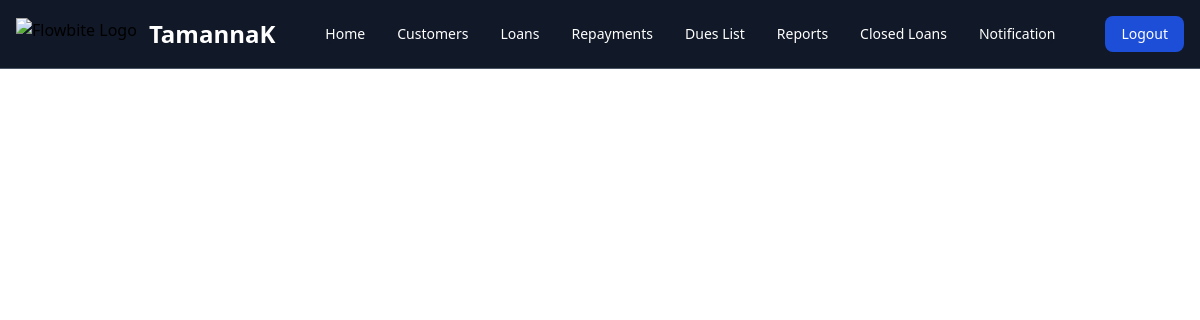
Before: /admin/cportal.php with the older database file.
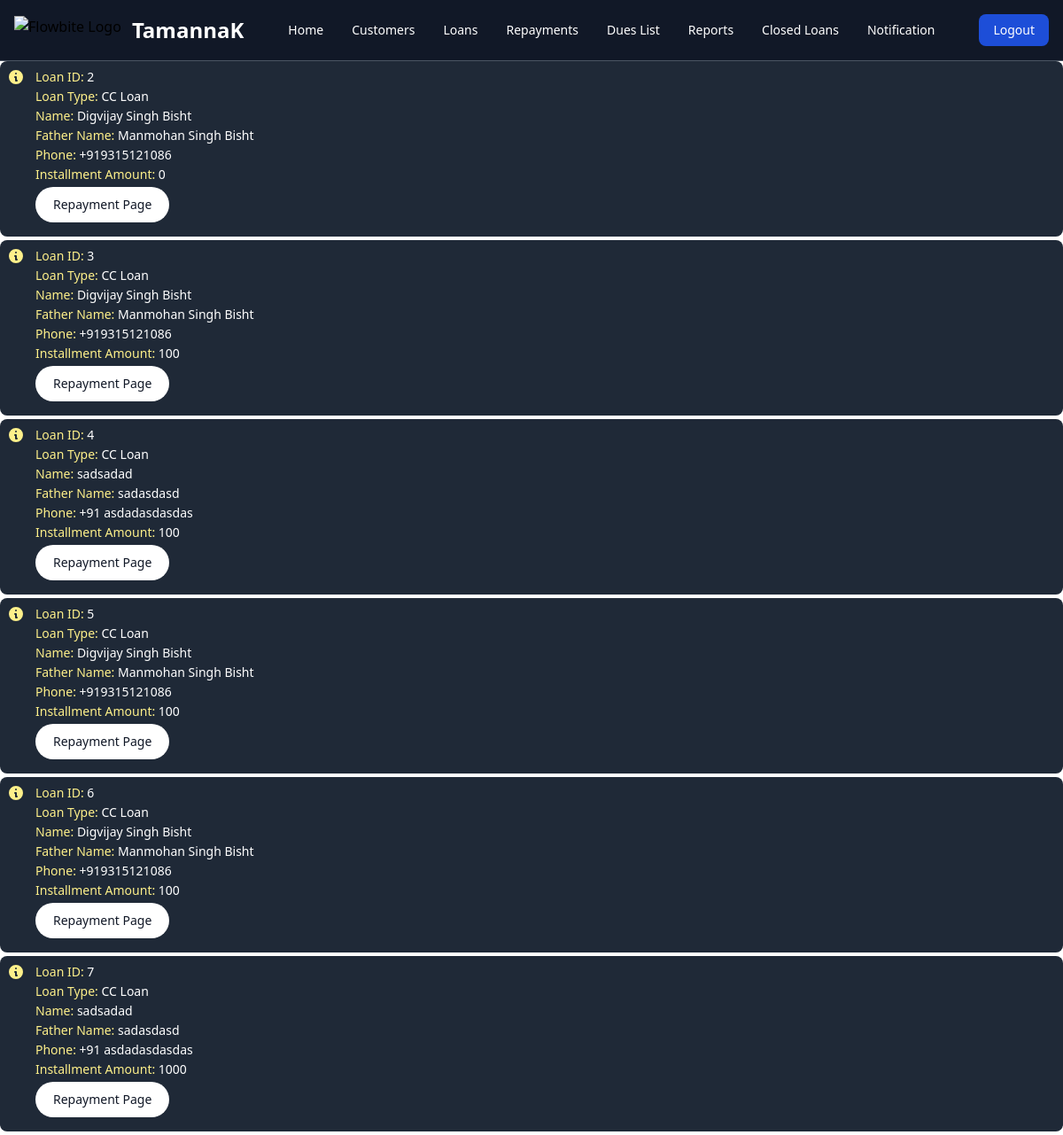
After: the same page with the newer database file.
### tables this page shows
CREATE TABLE `loans` (
  `id` int(10) NOT NULL,
  `customer_id` int(10) NOT NULL,
  `customer_name` varchar(256) NOT NULL,
  `principle` int(10) NOT NULL,
  `comment` varchar(256) NOT NULL,
  `dor` date NOT NULL,
  `loan_type` int(20) NOT NULL COMMENT '1=cc,2=daily,3=weekly,4=monthly',
  `installment` int(10) NOT NULL COMMENT 'calculated from roi',
  `roi` int(10) NOT NULL COMMENT 'not using, just for calculation',
  `timestamp` varchar(256) NOT NULL DEFAULT current_timestamp()
);

CREATE TABLE `customers` (
  `id` int(10) NOT NULL,
  `dor` varchar(20) DEFAULT NULL,
  `sname` varchar(255) DEFAULT NULL,
  `name` varchar(100) DEFAULT NULL,
  `fname` varchar(100) DEFAULT NULL,
  `address` varchar(255) DEFAULT NULL,
  `city` varchar(255) DEFAULT NULL,
  `phone` varchar(100) DEFAULT NULL,
  `photo` varchar(255) DEFAULT NULL,
  `gname` varchar(100) DEFAULT NULL,
  `gfname` varchar(100) DEFAULT NULL,
  `gaddress` varchar(255) DEFAULT NULL,
  `gcity` varchar(255) DEFAULT NULL,
  `gphone` varchar(100) DEFAULT NULL,
  `gphoto` varchar(255) DEFAULT NULL,
  `documents` varchar(255) DEFAULT NULL,
  `username` varchar(50) DEFAULT NULL,
  `password` varchar(50) DEFAULT NULL
);

### admin/cportal.php (the view, shortened to what this page needs)
<!DOCTYPE html>
<html lang="en">
<head>
    <script src="https://cdn.tailwindcss.com"></script>
</head>
<body>
<?php
    include "../include/navbar.php";
    include "../include/connect.php";
    $sql = "SELECT l.*,c.name,c.fname,c.phone,c.sname,c.city FROM loans as l
    JOIN customers as c on c.id=l.customer_id;";
    $result = mysqli_query($conn,$sql);
    if($result){
        if (mysqli_num_rows($result) > 0) {
            while ($row = mysqli_fetch_assoc($result)) {
              $loanid = $row['id'];
              $loantype = $row['loan_type'];
              $paidDates = [];
              if($loantype ==1){
                    $today = date('Y-m-d');
                    if(!in_array($today, $paidDates)){
                        echo '<div class="flex p-2 mb-1 text-sm rounded-lg bg-gray-800 text-yellow-200" role="alert">
                        <svg aria-hidden="true" class="flex-shrink-0 inline w-5 h-5 mr-3" fill="currentColor" viewBox="0 0 20 20" xmlns="http://www.w3.org/2000/svg"><path fill-rule="evenodd" d="M18 10a8 8 0 11-16 0 8 8 0 0116 0zm-7-4a1 1 0 11-2 0 1 1 0 012 0zM9 9a1 1 0 000 2v3a1 1 0 001 1h1a1 1 0 100-2v-3a1 1 0 00-1-1H9z" clip-rule="evenodd"></path></svg>
                         <span class="sr-only">Installment Pending !</span>
                        <div>
                        <div class=""><span class="font-medium">Loan ID:</span> <span class="font-medium text-white">'.$loanid.'</span> <br/></div>
                        <div class="pt-0.5"><span class="font-medium">Loan Type:</span> <span class="font-medium text-white">CC Loan</span> <br/></div>
                        <div class="pt-0.5"><span class="font-medium">Name:</span> <span class="font-medium text-white">'.$row['name'].'</span> <br/></div>
                        <div class="pt-0.5"><span class="font-medium">Father Name:</span> <span class="font-medium text-white">'.$row['fname'].'</span> <br/></div>
                        <div class="pt-0.5"><span class="font-medium">Phone:</span> <span class="font-medium text-white">'.$row['phone'].'</span> <br/></div>
                        <div class="pt-0.5 pb-1"><span class="font-medium">Installment Amount:</span> <span class="font-medium text-white">'.$row['installment'].'</span> <br/> </div>
                        <button type="button" class="text-gray-900 bg-white hover:bg-gray-900 focus:outline-none focus:ring-4 focus:ring-gray-300 font-medium rounded-full text-sm px-5 py-2.5 mr-2 mb-2 bg-gray-800 hover:bg-white hover:text-blue-900 focus:ring-gray-700 border-gray-700"><a href="repayment.php"> Repayment Page</a></button>
                         </div>
                         </div>';
                    }
              }
            }
        }
    }
?>
</body>
</html>

### include/navbar.php (shortened to what this page needs)
<!DOCTYPE html>
<html lang="en">
<head>
    <script src="https://cdn.tailwindcss.com"></script>
</head>
<body>
<nav class="bg-gray-900 w-full z-20 border-b border-gray-200 border-gray-600">
    <div class="max-w-screen-xl flex flex-wrap items-center justify-between mx-auto p-4">
    <a href="#" class="flex items-center">
        <img src="https://flowbite.com/docs/images/logo.svg" class="h-8 mr-3" alt="Flowbite Logo">
        <span class="self-center text-2xl font-semibold whitespace-nowrap text-white">TamannaK</span>
    </a>
    <div class="flex md:order-2">
        <button type="button" class="text-white bg-blue-700 hover:bg-blue-800 focus:ring-4 focus:outline-none focus:ring-blue-300 font-medium rounded-lg text-sm px-4 py-2 text-center mr-3 md:mr-0">Logout</button>
    </div>
    <div class="items-center justify-between hidden w-full md:flex md:w-auto md:order-1" id="navbar-sticky">
      <ul class="flex flex-col p-4 md:p-0 mt-4 font-medium text-sm border border-gray-100 rounded-lg bg-gray-50 md:flex-row md:space-x-8 md:mt-0 md:border-0 bg-gray-900">
        <li>
          <a href="../admin/dashboard.php" class="block py-2 pl-3 pr-4 text-white rounded hover:bg-gray-100 md:hover:bg-transparent md:hover:text-blue-700 md:p-0" aria-current="page">Home</a>
        </li>
        <li>
          <a href="../admin/customers.php" class="block py-2 pl-3 pr-4 text-white rounded hover:bg-gray-100 md:hover:bg-transparent md:hover:text-blue-700 md:p-0">Customers</a>
        </li>
        <li>
            <a href="../admin/loans.php" class="block py-2 pl-3 pr-4 text-white rounded hover:bg-gray-100 md:hover:bg-transparent md:hover:text-blue-700 md:p-0">Loans</a>
          </li>
          <li>
            <a href="../admin/repayment.php" class="block py-2 pl-3 pr-4 text-white rounded hover:bg-gray-100 md:hover:bg-transparent md:hover:text-blue-700 md:p-0">Repayments</a>
          </li>
          <li>
            <a href="#" class="block py-2 pl-3 pr-4 text-white rounded hover:bg-gray-100 md:hover:bg-transparent md:hover:text-blue-700 md:p-0">Dues List</a>
          </li>
          <li>
            <a href="../admin/reports.php" class="block py-2 pl-3 pr-4 text-white rounded hover:bg-gray-100 md:hover:bg-transparent md:hover:text-blue-700 md:p-0">Reports</a>
          </li>
          <li>
            <a href="../admin/closed.php" class="block py-2 pl-3 pr-4 text-white rounded hover:bg-gray-100 md:hover:bg-transparent md:hover:text-blue-700 md:p-0">Closed Loans</a>
          </li>
        <li>
          <a href="../admin/cportal.php" class="block py-2 pl-3 pr-4 text-white rounded hover:bg-gray-100 md:hover:bg-transparent md:hover:text-blue-700 md:p-0">Notification</a>
        </li>
      </ul>
    </div>
    </div>
  </nav>
</body>
</html>

Changed rows visible on the page:
added loans: id "2", customer.name "Digvijay Singh Bisht", customer.fname "Manmohan Singh Bisht", customer.phone "+919315121086", installment "0"
added loans: id "3", customer.name "Digvijay Singh Bisht", customer.fname "Manmohan Singh Bisht", customer.phone "+919315121086", installment "100"
added loans: id "4", customer.name "sadsadad", customer.fname "sadasdasd", customer.phone "+91 asdadasdasdas", installment "100"
added loans: id "5", customer.name "Digvijay Singh Bisht", customer.fname "Manmohan Singh Bisht", customer.phone "+919315121086", installment "100"
added loans: id "6", customer.name "Digvijay Singh Bisht", customer.fname "Manmohan Singh Bisht", customer.phone "+919315121086", installment "100"
added loans: id "7", customer.name "sadsadad", customer.fname "sadasdasd", customer.phone "+91 asdadasdasdas", installment "1000"
